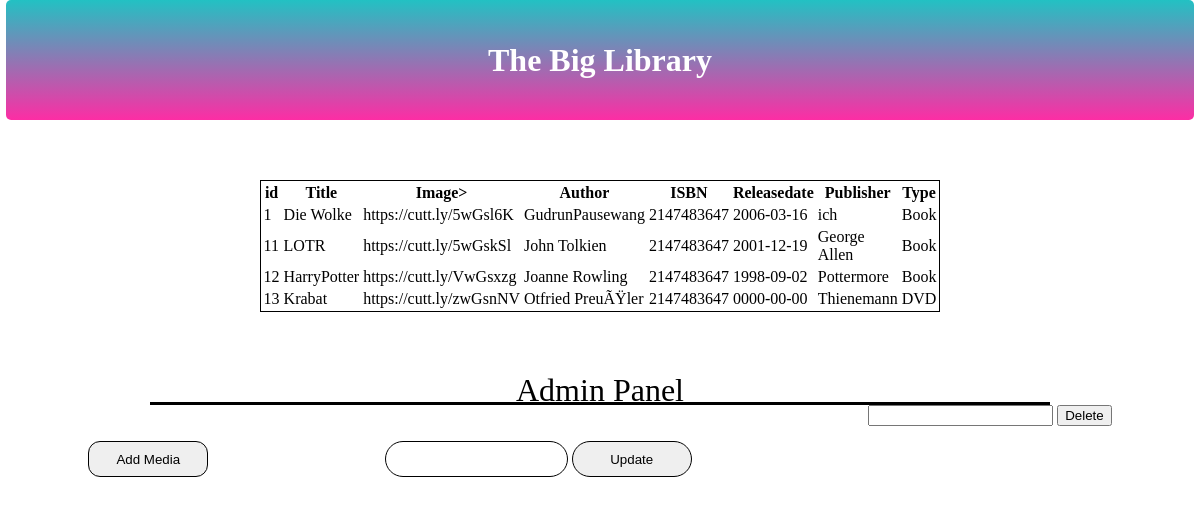
The page / on the database its author committed.
### tables this page shows
CREATE TABLE `media` (
  `id` int(6) UNSIGNED NOT NULL,
  `Title` varchar(30) NOT NULL,
  `Image` varchar(255) NOT NULL,
  `Author` varchar(255) DEFAULT NULL,
  `ISBN` int(30) DEFAULT NULL,
  `Description` varchar(255) DEFAULT NULL,
  `Releasedate` date DEFAULT NULL,
  `Publisher` varchar(255) DEFAULT NULL,
  `Type` varchar(20) DEFAULT NULL
);

### index.php (the view, shortened to what this page needs)
<html>
	<head>
		<link rel="stylesheet" type="text/css" href="index.css">
	</head>
<body>
	<?php require_once 'actions/dbconnect.php';
 $sql = "SELECT id, Title, Image, Author, ISBN, Releasedate, Publisher, Type FROM media";
			$result = mysqli_query($connect, $sql);
			while($row = mysqli_fetch_assoc($result)) {
						echo "<header><h1>The Big Library</h1></header>";
			   echo "<table class='table'>";
				   echo "<thead>
							<tr>
							<th>id</th>
							<th class='title'>Title</th>
							<th>Image></th>
							<th>Author</th>
							<th>ISBN</th>
							<th>Releasedate</th>
							<th>Publisher</th>
							<th>Type</th>
							</tr>
					</thead>";
					foreach ($result as $v1) {
				  echo "<tr class='reihe'>";
					    foreach ($v1 as $v2) {
					       echo "<td>$v2</td>";
					    }
				   echo "</tr>";
					}
				echo "</table>";
				echo "<div class='panel'>Admin Panel</div>";
			}
		?>
		<div class="controls">
			<a href= "adddata.php"><button class="add" type="button">Add Media</button></a>
   <form action='update.php' method='get'>
   <input class="updateinput" type='number' name="id" value='<?php echo $id[0]; ?>'>
   <input class="update" type='submit' value='Update'>
</form>
   <form action='delete.php' method='get'>
   <input class="deleteinput" type='number' name="id" value='<?php echo $id[0]; ?>'>
   <input class="delete" type='submit' value='Delete'>
</form>
</div>
	</body>
</html>

### index.css (style rules this page uses)
* { margin: 0 auto; }
header { text-align: center; background: rgb(253,45,164); background: linear-gradient(0deg, rgba(253,45,164,1) 0%, rgba(34,193,195,1) 100%); height: 10vw; width: 99%; border-radius: 5px; }
h1 { color: white; padding-top: 3.5vw; }
.table { margin-top: 5vw; margin-bottom: 5vw; border: 1px solid black; background-color: white; width: 40%; }
.panel { width: 75%; background-color: white; color: black; text-align: center; height: 2.5vw; font-size: 200%; border-bottom: 3px solid black; }
.controls { height: 15vw; display: flex; align-content: space-between; }
.add { margin-top: 3vw; width: 10vw; height: 3vw; border-radius: 1vw; border: 1px solid black; }
.update { margin-top: 3vw; width: 10vw; height: 3vw; border-radius: 3vw; border: 1px solid black; }
.updateinput { height: 3vw; border: 1px solid black; border-radius: 3vw; }

### rows shown on the page
media: id "1", Title "Die Wolke", Image "https://cutt.ly/5wGsl6K", Author "GudrunPausewang", ISBN "2147483647", Releasedate "2006-03-16", Publisher "ich", Type "Book"
media: id "11", Title "LOTR", Image "https://cutt.ly/5wGskSl", Author "John Tolkien", ISBN "2147483647", Releasedate "2001-12-19", Publisher "George Allen", Type "Book"
media: id "12", Title "HarryPotter", Image "https://cutt.ly/VwGsxzg", Author "Joanne Rowling", ISBN "2147483647", Releasedate "1998-09-02", Publisher "Pottermore", Type "Book"
media: id "13", Title "Krabat", Image "https://cutt.ly/zwGsnNV", Author "Otfried PreuÃŸler", ISBN "2147483647", Releasedate "0000-00-00", Publisher "Thienemann", Type "DVD"
